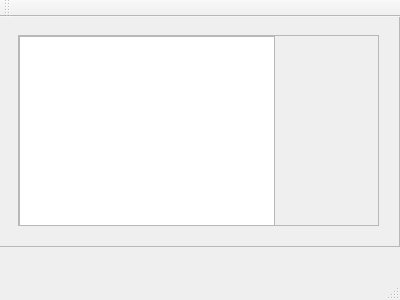
<?xml version="1.0" encoding="UTF-8"?>
<ui version="4.0">
 <class>MainWindow</class>
 <widget class="QMainWindow" name="MainWindow">
  <property name="geometry">
   <rect>
    <x>0</x>
    <y>0</y>
    <width>400</width>
    <height>300</height>
   </rect>
  </property>
  <property name="windowTitle">
   <string>MainWindow</string>
  </property>
  <widget class="QWidget" name="centralWidget">
   <widget class="QFrame" name="frame">
    <property name="geometry">
     <rect>
      <x>-1</x>
      <y>-1</y>
      <width>401</width>
      <height>231</height>
     </rect>
    </property>
    <property name="frameShape">
     <enum>QFrame::StyledPanel</enum>
    </property>
    <property name="frameShadow">
     <enum>QFrame::Raised</enum>
    </property>
    <widget class="QScrollArea" name="scrollArea">
     <property name="geometry">
      <rect>
       <x>19</x>
       <y>19</y>
       <width>361</width>
       <height>191</height>
      </rect>
     </property>
     <property name="widgetResizable">
      <bool>true</bool>
     </property>
     <widget class="QWidget" name="scrollAreaWidgetContents">
      <property name="geometry">
       <rect>
        <x>0</x>
        <y>0</y>
        <width>359</width>
        <height>189</height>
       </rect>
      </property>
      <widget class="QGraphicsView" name="graphicsView">
       <property name="geometry">
        <rect>
         <x>0</x>
         <y>0</y>
         <width>256</width>
         <height>192</height>
        </rect>
       </property>
      </widget>
     </widget>
    </widget>
   </widget>
  </widget>
  <widget class="QMenuBar" name="menuBar">
   <property name="geometry">
    <rect>
     <x>0</x>
     <y>0</y>
     <width>400</width>
     <height>25</height>
    </rect>
   </property>
  </widget>
  <widget class="QToolBar" name="mainToolBar">
   <attribute name="toolBarArea">
    <enum>TopToolBarArea</enum>
   </attribute>
   <attribute name="toolBarBreak">
    <bool>false</bool>
   </attribute>
  </widget>
  <widget class="QStatusBar" name="statusBar"/>
 </widget>
 <layoutdefault spacing="6" margin="11"/>
 <resources/>
 <connections/>
</ui>
